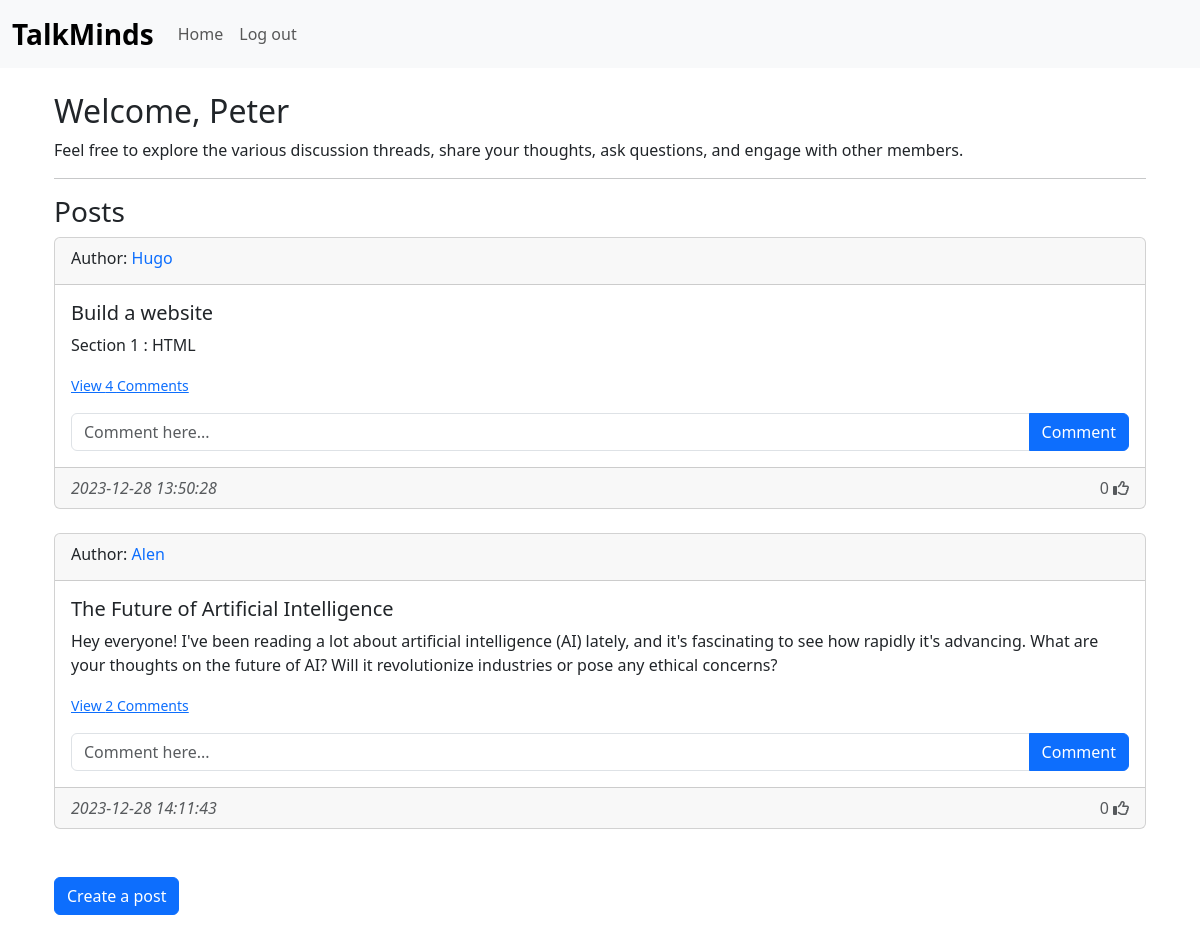
/home/ (signed in), run on the app's committed database.
### website/models.py (models this page shows)
class User(db.Model, UserMixin):
  id = db.Column(db.Integer, primary_key=True)
  email = db.Column(db.String(150), unique=True)
  username = db.Column(db.String(150), unique=True)
  password = db.Column(db.String(150))
  date_created = db.Column(db.DateTime(timezone=True), default = func.now())
  posts = db.relationship('Post', backref='user', passive_deletes=True)
  comments = db.relationship('Comment', backref='user', passive_deletes=True)
  likes = db.relationship('Like', backref='user', passive_deletes=True)

class Post(db.Model):
  id = db.Column(db.Integer, primary_key=True)
  title = db.Column(db.Text, nullable=False)
  text = db.Column(db.Text, nullable=False)
  date_created = db.Column(db.DateTime(timezone=True), default = func.now())
  author = db.Column(db.Integer, db.ForeignKey('user.id', ondelete='CASCADE'), nullable=False)
  comments = db.relationship('Comment', backref='post', passive_deletes=True)
  likes = db.relationship('Like', backref='post', passive_deletes=True)

### website/views.py (the view)
@views.route("/")
@views.route("/home/")
@login_required
def home():
  posts = Post.query.all()
  return render_template("home.html", user=current_user, posts=posts)

### website/__init__.py (called while the page is built)
def create_app():
  app = Flask(__name__)
  app.config['SECRET_KEY'] = "helloworld"
  app.config['SQLALCHEMY_DATABASE_URI'] = f'sqlite:///{DB_NAME}'
  db.init_app(app)
  from .views import views
  from .auth import auth
  app.register_blueprint(views, url_prefix="/")
  app.register_blueprint(auth, url_prefix="/")
  from .models import User, Post, Comment, Like
  with app.app_context():
    db.create_all()
  login_manager = LoginManager()
  login_manager.login_view = "auth.login"
  login_manager.init_app(app)
  @login_manager.user_loader
  def load_user(id):
    return User.query.get(int(id))
  return app

### website/templates/home.html (shortened to what this page needs)
{% extends "base.html" %}
{% block content %}
<h1 class="fs-2">Welcome, {{ user.username }}</h1>
<p>
  Feel free to explore the various discussion threads, share your thoughts, ask
  questions, and engage with other members.
</p>
<hr />
<h3 class="fs-3">Posts</h3>
<div id="posts">
  {% for post in posts %}
  {% include 'post_div.html' %}
  {% endfor %}
  <br />
  <div>
    <a href="/create-post/" class="btn btn-md btn-primary">Create a post</a>
  </div>
</div>
{% endblock %}

### website/templates/post_div.html (shortened to what this page needs)
<div class="card">
  <div class="card-header d-flex justify-content-between align-items-center">
    <div class="flex-grow-1">
      <span>Author:</span>
      <a href="/posts/{{post.user.username}}">
        <h6 class="d-inline-block">{{post.user.username}}</h6>
      </a>
    </div>
  </div>
  <div class="card-body">
    <h5 class="card-title">{{ post.title }}</h5>
    <div class="card-text">{{ post.text }}</div>
    <div class="card-text mt-3">
      {% if post.comments|length > 0 %}
      <a href="#comment-{{post.id}}" data-bs-toggle="collapse" role="button">
        <small>View {{post.comments|length}} Comments</small>
      </a>
      {% else %}
      <small class="text-muted">No comments</small>
      {% endif %}
    </div>
    <form
      method="POST"
      class="input-group mt-3"
      action="/create-comment/{{post.id}}"
    >
      <input
        type="text"
        id="text"
        name="text"
        class="form-control"
        placeholder="Comment here..."
      />
      <button class="btn btn-primary" type="submit">Comment</button>
    </form>
  </div>
  <div class="card-footer text-muted d-flex justify-content-between">
    <em>{{post.date_created}}</em>
    <div>
      <span id="liks-count-{{post.id}}">{{ post.likes|length }}</span>
      {% if user.id in post.likes|map(attribute="author")|list %}
      <i
        class="fas fa-thumbs-up"
        id="like-button-{{post.id}}"
        onclick="like({{post.id}})"
      ></i>
      {% else %}
      <i
        class="far fa-thumbs-up"
        id="like-button-{{post.id}}"
        onclick="like({{post.id}})"
      ></i>
      {% endif %}
    </div>
  </div>
</div>
<br />

### data on the page
User: username "Peter"
Post: user.username "Hugo", title "Build a website", text "Section 1 : HTML", comments|length "4", date_created "2023-12-28 13:50:28", likes|length "0"
Post: user.username "Alen", title "The Future of Artificial Intelligence", text "Hey everyone! I've been reading a lot about artificial intelligence (AI) lately, and it's fascinating to see how rapidly it's advancing. What are your thoughts on the future of AI? Will it revolutionize industries or pose any ethical concerns?", comments|length "2", date_created "2023-12-28 14:11:43", likes|length "0"
